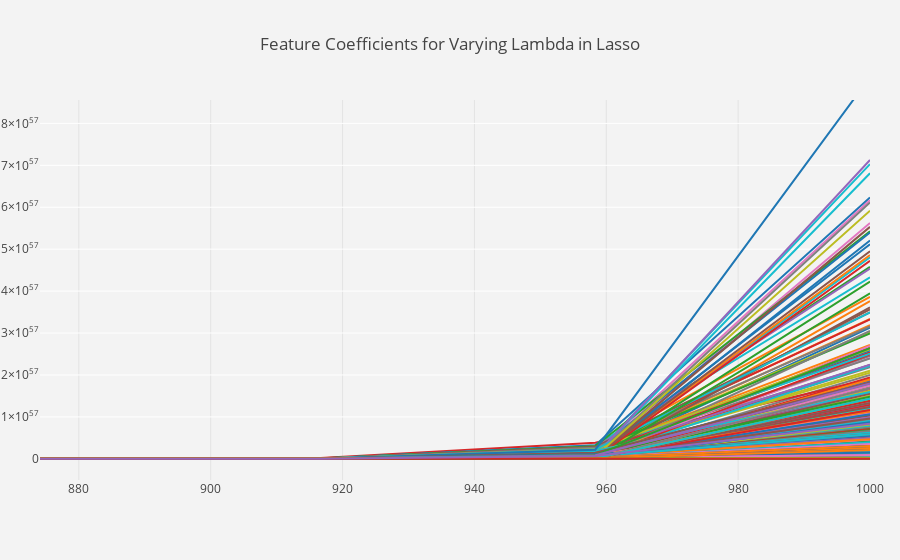

The notebook cell saved with this chart:
### Code cell
traces = []

for beta in betas:
  traces.append(go.Scatter(x = np.linspace(1e-1,1e+3,25).tolist(),
                            y = beta,
                            mode = 'lines'))

layout = go.Layout(
autosize=True,
title='Feature Coefficients for Varying Lambda in Lasso',
yaxis=dict(
    autorange=True,
    showgrid=True,
    zeroline=True,
    dtick=0,
    gridcolor='rgb(255, 255, 255)',
    gridwidth=1,
    zerolinecolor='rgb(255, 255, 255)',
    zerolinewidth=2,
),
margin=dict(
    l=40,
    r=30,
    b=80,
    t=100,
),
paper_bgcolor='rgb(243, 243, 243)',
plot_bgcolor='rgb(243, 243, 243)',
showlegend=False
)

fig = go.Figure(data=traces,layout=layout)

fig.show()
